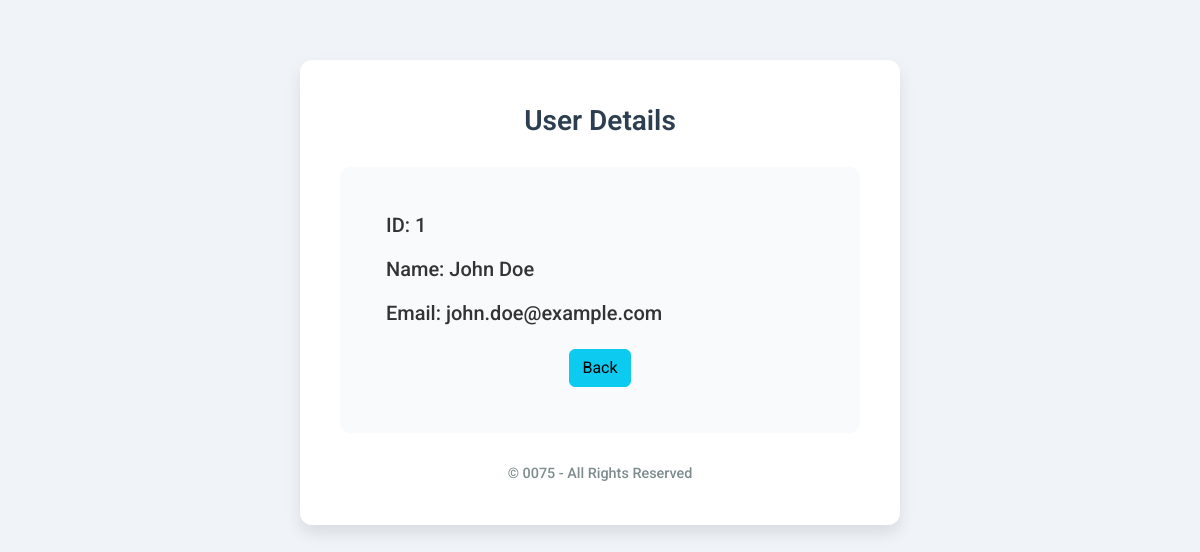
The page /index.php?action=view&id=1 on the database its author committed.
### tables this page shows
CREATE TABLE `users` (
  `id` int(11) NOT NULL,
  `name` varchar(40) NOT NULL,
  `email` varchar(30) NOT NULL
);

### app/controllers/UserController.php (called while the page is built, shortened)
<?php
require_once 'app/models/User.php';
class UserController
{
    private $userModel;
    public function __construct($dbConnection)
    {
        $this->userModel = new User($dbConnection);
    }
    public function view($id)
    {
        $data = $this->userModel->getUserById($id);
        require_once 'app/views/detail.php';
    }
}

### app/models/User.php (called while the page is built, shortened)
<?php
class User
{
    private $db;
    public function __construct($dbConnection)
    {
        $this->db = $dbConnection;
    }
    public function getUserById($id)
    {
        $stmt = $this->db->prepare("SELECT * FROM users WHERE id = :id;");
        $stmt->bindParam(':id', $id);
        $stmt->execute();
        return $stmt->fetch(PDO::FETCH_ASSOC);
    }
}

### app/views/detail.php (the view, shortened to what this page needs)
<!doctype html>
<html lang="en">
<head>
    <link href="https://cdn.jsdelivr.net/npm/bootstrap@5.3.3/dist/css/bootstrap.min.css" rel="stylesheet">
</head>
<body>
    <div class="container">
        <div class="header-title">User Details</div>
        <div class="card">
            <div class="card-body">
                <h5>ID: <?php echo htmlspecialchars($data['id']); ?></h5>
                <h5>Name: <?php echo htmlspecialchars($data['name']); ?></h5>
                <h5>Email: <?php echo htmlspecialchars($data['email']); ?></h5>
                <div class="d-flex justify-content-center mt-4">
                    <a href="/belajar_mvc_0075" class="btn btn-info">Back</a>
                </div>
            </div>
        </div>
        <div class="footer">
            &copy; 0075 - All Rights Reserved
        </div>
    </div>
</body>
</html>

### app/views/detail.php (style rules this page uses)
body { background-color: #f0f4f8; font-family: 'Roboto', sans-serif; color: #4a4a4a; }
.container { max-width: 600px; margin-top: 60px; background-color: #ffffff; border-radius: 12px; box-shadow: 0 8px 16px rgba(0, 0, 0, 0.1); padding: 40px; }
.header-title { color: #2c3e50; font-weight: 600; margin-bottom: 25px; text-align: center; font-size: 1.75rem; }
.card { background-color: #f9fafc; border: none; border-radius: 10px; padding: 30px; }
.card h5 { color: #333; font-weight: 500; font-size: 1.25rem; margin-bottom: 20px; }
.footer { margin-top: 30px; text-align: center; color: #7f8c8d; font-weight: 500; font-size: 0.9rem; }

### rows shown on the page
users: id "1", name "John Doe", email "john.doe@example.com"
